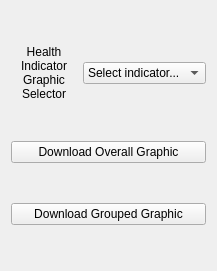
          <widget class="QWidget" name="layoutWidget">
           <property name="geometry">
            <rect>
             <x>10</x>
             <y>390</y>
             <width>217</width>
             <height>271</height>
            </rect>
           </property>
           <layout class="QVBoxLayout" name="verticalLayout_8">
            <item>
             <layout class="QHBoxLayout" name="horizontalLayout_17">
              <item>
               <widget class="QLabel" name="analysis_health_indicator_select_label">
                <property name="text">
                 <string>Health Indicator Graphic Selector</string>
                </property>
                <property name="alignment">
                 <set>Qt::AlignCenter</set>
                </property>
                <property name="wordWrap">
                 <bool>true</bool>
                </property>
               </widget>
              </item>
              <item>
               <widget class="QComboBox" name="analysis_health_indicator_select_input">
                <item>
                 <property name="text">
                  <string>Select indicator...</string>
                 </property>
                </item>
               </widget>
              </item>
             </layout>
            </item>
            <item>
             <widget class="QPushButton" name="analysis_health_download_graphic_overall">
              <property name="text">
               <string>Download Overall Graphic</string>
              </property>
             </widget>
            </item>
            <item>
             <widget class="QPushButton" name="analysis_health_download_graphic_agg">
              <property name="text">
               <string>Download Grouped Graphic</string>
              </property>
             </widget>
            </item>
           </layout>
          </widget>
